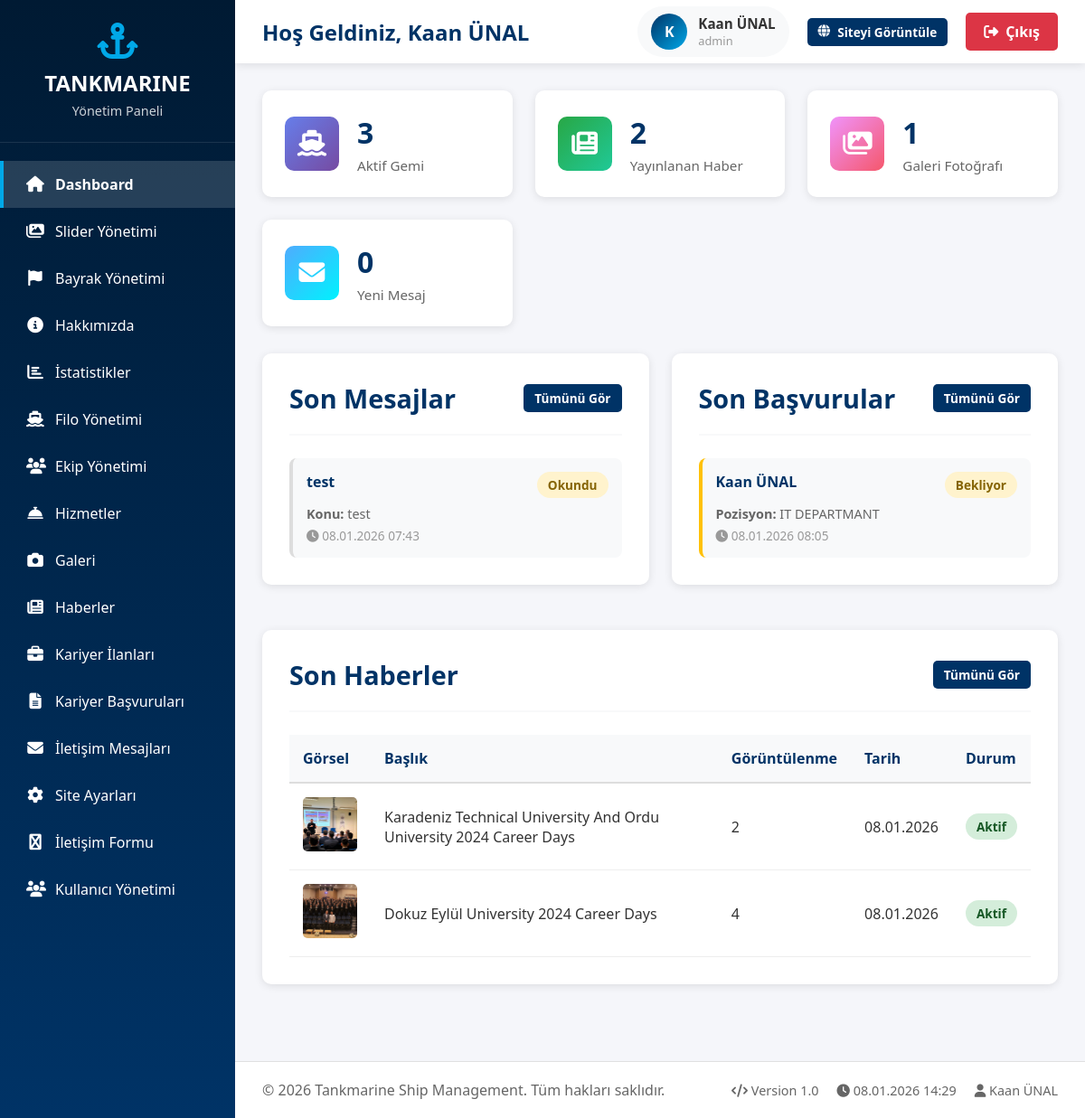
/admin/index.php (signed in), run on the app's committed database.
### tables this page shows
CREATE TABLE `contact_messages` (
  `id` int(11) NOT NULL,
  `name` varchar(255) DEFAULT NULL,
  `email` varchar(100) DEFAULT NULL,
  `phone` varchar(50) DEFAULT NULL,
  `subject` varchar(255) DEFAULT NULL,
  `message` text DEFAULT NULL,
  `status` varchar(50) DEFAULT 'new',
  `created_at` timestamp NOT NULL DEFAULT current_timestamp()
);

CREATE TABLE `career_applications` (
  `id` int(11) NOT NULL,
  `career_id` int(11) DEFAULT NULL,
  `name` varchar(255) DEFAULT NULL,
  `email` varchar(100) DEFAULT NULL,
  `phone` varchar(50) DEFAULT NULL,
  `cv_file` varchar(255) DEFAULT NULL,
  `cover_letter` text DEFAULT NULL,
  `status` varchar(50) DEFAULT 'pending',
  `created_at` timestamp NOT NULL DEFAULT current_timestamp()
);

CREATE TABLE `careers` (
  `id` int(11) NOT NULL,
  `title` varchar(255) DEFAULT NULL,
  `department` varchar(100) DEFAULT NULL,
  `location` varchar(100) DEFAULT NULL,
  `type` varchar(50) DEFAULT NULL,
  `description` text DEFAULT NULL,
  `requirements` text DEFAULT NULL,
  `active` tinyint(1) DEFAULT 1,
  `deadline` date DEFAULT NULL,
  `created_at` timestamp NOT NULL DEFAULT current_timestamp(),
  `updated_at` timestamp NOT NULL DEFAULT current_timestamp() ON UPDATE current_timestamp()
);

CREATE TABLE `news` (
  `id` int(11) NOT NULL,
  `title` varchar(255) DEFAULT NULL,
  `slug` varchar(255) DEFAULT NULL,
  `summary` text DEFAULT NULL,
  `content` text DEFAULT NULL,
  `image` varchar(255) DEFAULT NULL,
  `views` int(11) DEFAULT 0,
  `active` tinyint(1) DEFAULT 1,
  `created_at` timestamp NOT NULL DEFAULT current_timestamp(),
  `updated_at` timestamp NOT NULL DEFAULT current_timestamp() ON UPDATE current_timestamp()
);

### config.php (called while the page is built, shortened)
<?php
try {
    $pdo = new PDO(
        "mysql:host=" . DB_HOST . ";dbname=" . DB_NAME . ";charset=utf8mb4",
        DB_USER,
        DB_PASS,
        [
            PDO::ATTR_ERRMODE => PDO::ERRMODE_EXCEPTION,
            PDO::ATTR_DEFAULT_FETCH_MODE => PDO::FETCH_ASSOC,
            PDO::ATTR_EMULATE_PREPARES => false
        ]
    );
} catch(PDOException $e) {
    die("Veritabanı bağlantı hatası: " . $e->getMessage());
}
function isAdmin() {
    return isset($_SESSION['admin_id']);
}
function getAdmin() {
    global $pdo;
    $stmt = $pdo->prepare("SELECT * FROM admin_users WHERE id = ?");
    $stmt->execute([$_SESSION['admin_id']]);
    return $stmt->fetch();
}
?>

### admin/index.php (the view, shortened to what this page needs)
<?php
require_once 'header.php';
$fleet_count = $pdo->query("SELECT COUNT(*) FROM fleet WHERE active = 1")->fetchColumn();
$news_count = $pdo->query("SELECT COUNT(*) FROM news WHERE active = 1")->fetchColumn();
$gallery_count = $pdo->query("SELECT COUNT(*) FROM gallery WHERE active = 1")->fetchColumn();
$messages_count = $pdo->query("SELECT COUNT(*) FROM contact_messages WHERE status = 'new'")->fetchColumn();
$stmt = $pdo->query("SELECT * FROM contact_messages ORDER BY created_at DESC LIMIT 5");
$recent_messages = $stmt->fetchAll();
$stmt = $pdo->query("SELECT ca.*, c.title as career_title FROM career_applications ca
                     LEFT JOIN careers c ON ca.career_id = c.id
                     ORDER BY ca.created_at DESC LIMIT 5");
$recent_applications = $stmt->fetchAll();
$stmt = $pdo->query("SELECT * FROM news ORDER BY created_at DESC LIMIT 5");
$recent_news = $stmt->fetchAll();
?>
<div class="stats-grid">
    <div class="stat-card">
        <div class="stat-icon blue">
            <i class="fas fa-ship"></i>
        </div>
        <div class="stat-info">
            <h3><?php echo $fleet_count; ?></h3>
            <p>Aktif Gemi</p>
        </div>
    </div>
    <div class="stat-card">
        <div class="stat-icon green">
            <i class="fas fa-newspaper"></i>
        </div>
        <div class="stat-info">
            <h3><?php echo $news_count; ?></h3>
            <p>Yayınlanan Haber</p>
        </div>
    </div>
    <div class="stat-card">
        <div class="stat-icon orange">
            <i class="fas fa-images"></i>
        </div>
        <div class="stat-info">
            <h3><?php echo $gallery_count; ?></h3>
            <p>Galeri Fotoğrafı</p>
        </div>
    </div>
    <div class="stat-card">
        <div class="stat-icon purple">
            <i class="fas fa-envelope"></i>
        </div>
        <div class="stat-info">
            <h3><?php echo $messages_count; ?></h3>
            <p>Yeni Mesaj</p>
        </div>
    </div>
</div>
<div style="display: grid; grid-template-columns: 1fr 1fr; gap: 25px; margin-bottom: 25px;">
    <div class="content-card">
        <div class="content-header">
            <h2>Son Mesajlar</h2>
            <a href="messages.php" class="btn btn-primary btn-sm">
                Tümünü Gör
            </a>
        </div>
        <?php if(count($recent_messages) > 0): ?>
        <div style="display: flex; flex-direction: column; gap: 15px;">
            <?php foreach($recent_messages as $message): ?>
            <div style="padding: 15px; background: var(--light); border-radius: 8px; border-left: 4px solid <?php echo $message['status'] == 'new' ? 'var(--accent)' : '#ddd'; ?>;">
                <div style="display: flex; justify-content: space-between; margin-bottom: 8px;">
                    <strong style="color: var(--primary);"><?php echo htmlspecialchars($message['name']); ?></strong>
                    <span class="badge badge-<?php echo $message['status'] == 'new' ? 'success' : 'warning'; ?>">
                        <?php echo $message['status'] == 'new' ? 'Yeni' : 'Okundu'; ?>
                    </span>
                </div>
                <div style="font-size: 0.9rem; color: #666; margin-bottom: 5px;">
                    <strong>Konu:</strong> <?php echo htmlspecialchars($message['subject']); ?>
                </div>
                <div style="font-size: 0.85rem; color: #999;">
                    <i class="fas fa-clock"></i> <?php echo date('d.m.Y H:i', strtotime($message['created_at'])); ?>
                </div>
            </div>
            <?php endforeach; ?>
        </div>
        <?php else: ?>
        <p style="text-align: center; color: #999; padding: 20px;">Henüz mesaj yok</p>
        <?php endif; ?>
    </div>
    <div class="content-card">
        <div class="content-header">
            <h2>Son Başvurular</h2>
            <a href="applications.php" class="btn btn-primary btn-sm">
                Tümünü Gör
            </a>
        </div>
        <?php if(count($recent_applications) > 0): ?>
        <div style="display: flex; flex-direction: column; gap: 15px;">
            <?php foreach($recent_applications as $app): ?>
            <div style="padding: 15px; background: var(--light); border-radius: 8px; border-left: 4px solid <?php echo $app['status'] == 'pending' ? 'var(--warning)' : '#ddd'; ?>;">
                <div style="display: flex; justify-content: space-between; margin-bottom: 8px;">
                    <strong style="color: var(--primary);"><?php echo htmlspecialchars($app['name']); ?></strong>
                    <span class="badge badge-<?php echo $app['status'] == 'pending' ? 'warning' : 'success'; ?>">
                        <?php
                        $status_labels = [
                            'pending' => 'Bekliyor',
                            'reviewed' => 'İncelendi',
                            'accepted' => 'Kabul',
                            'rejected' => 'Red'
                        ];
                        echo $status_labels[$app['status']];
                        ?>
                    </span>
                </div>
                <div style="font-size: 0.9rem; color: #666; margin-bottom: 5px;">
                    <strong>Pozisyon:</strong> <?php echo htmlspecialchars($app['career_title']); ?>
                </div>
                <div style="font-size: 0.85rem; color: #999;">
                    <i class="fas fa-clock"></i> <?php echo date('d.m.Y H:i', strtotime($app['created_at'])); ?>
                </div>
            </div>
            <?php endforeach; ?>
        </div>
        <?php else: ?>
        <p style="text-align: center; color: #999; padding: 20px;">Henüz başvuru yok</p>
        <?php endif; ?>
    </div>
</div>
<div class="content-card">
    <div class="content-header">
        <h2>Son Haberler</h2>
        <a href="news.php" class="btn btn-primary btn-sm">
            Tümünü Gör
        </a>
    </div>
    <?php if(count($recent_news) > 0): ?>
    <table class="data-table">
        <thead>
            <tr>
                <th>Görsel</th>
                <th>Başlık</th>
                <th>Görüntülenme</th>
                <th>Tarih</th>
                <th>Durum</th>
            </tr>
        </thead>
        <tbody>
            <?php foreach($recent_news as $news): ?>
            <tr>
                <td>
                    <?php if($news['image']): ?>
                    <img src="<?php echo UPLOAD_URL . $news['image']; ?>" alt="">
                    <?php else: ?>
                    <div style="width: 60px; height: 60px; background: var(--light); border-radius: 5px; display: flex; align-items: center; justify-content: center;">
                        <i class="fas fa-newspaper" style="font-size: 1.5rem; color: #999;"></i>
                    </div>
                    <?php endif; ?>
                </td>
                <td><?php echo htmlspecialchars($news['title']); ?></td>
                <td><?php echo $news['views']; ?></td>
                <td><?php echo date('d.m.Y', strtotime($news['created_at'])); ?></td>
                <td>
                    <span class="badge badge-<?php echo $news['active'] ? 'success' : 'danger'; ?>">
                        <?php echo $news['active'] ? 'Aktif' : 'Pasif'; ?>
                    </span>
                </td>
            </tr>
            <?php endforeach; ?>
        </tbody>
    </table>
    <?php else: ?>
    <p style="text-align: center; color: #999; padding: 20px;">Henüz haber yok</p>
    <?php endif; ?>
</div>
<?php require_once 'footer.php'; ?>

### admin/header.php (shortened to what this page needs)
<?php
require_once '../config.php';
$admin = getAdmin();
$current_page = basename($_SERVER['PHP_SELF'], '.php');
?><!DOCTYPE html>
<html lang="tr">
<head>
    <link rel="stylesheet" href="https://cdnjs.cloudflare.com/ajax/libs/font-awesome/6.4.0/css/all.min.css">
</head>
<body>
    <div class="sidebar">
        <div class="sidebar-logo">
            <i class="fas fa-anchor"></i>
            <h1>TANKMARINE</h1>
            <p>Yönetim Paneli</p>
        </div>
        <nav class="sidebar-menu">
            <a href="index.php" class="menu-item <?php echo $current_page == 'index' ? 'active' : ''; ?>">
                <i class="fas fa-home"></i>
                <span>Dashboard</span>
            </a>
            <a href="sliders.php" class="menu-item <?php echo $current_page == 'sliders' ? 'active' : ''; ?>">
                <i class="fas fa-images"></i>
                <span>Slider Yönetimi</span>
            </a>
            <a href="flags.php" class="menu-item <?php echo $current_page == 'flags' ? 'active' : ''; ?>">
                <i class="fas fa-flag"></i>
                <span>Bayrak Yönetimi</span>
            </a>
            <a href="about.php" class="menu-item <?php echo $current_page == 'about' ? 'active' : ''; ?>">
                <i class="fas fa-info-circle"></i>
                <span>Hakkımızda</span>
            </a>
            <a href="statistics.php" class="menu-item <?php echo $current_page == 'statistics' ? 'active' : ''; ?>">
                <i class="fas fa-chart-bar"></i>
                <span>İstatistikler</span>
            </a>
            <a href="fleet.php" class="menu-item <?php echo $current_page == 'fleet' ? 'active' : ''; ?>">
                <i class="fas fa-ship"></i>
                <span>Filo Yönetimi</span>
            </a>
            <a href="team.php" class="menu-item <?php echo $current_page == 'team' ? 'active' : ''; ?>">
                <i class="fas fa-users"></i>
                <span>Ekip Yönetimi</span>
            </a>
            <a href="services.php" class="menu-item <?php echo $current_page == 'services' ? 'active' : ''; ?>">
                <i class="fas fa-concierge-bell"></i>
                <span>Hizmetler</span>
            </a>
            <a href="gallery.php" class="menu-item <?php echo $current_page == 'gallery' ? 'active' : ''; ?>">
                <i class="fas fa-camera"></i>
                <span>Galeri</span>
            </a>
            <a href="news.php" class="menu-item <?php echo $current_page == 'news' ? 'active' : ''; ?>">
                <i class="fas fa-newspaper"></i>
                <span>Haberler</span>
            </a>
            <a href="careers.php" class="menu-item <?php echo $current_page == 'careers' ? 'active' : ''; ?>">
                <i class="fas fa-briefcase"></i>
                <span>Kariyer İlanları</span>
            </a>
            <a href="applications.php" class="menu-item <?php echo $current_page == 'applications' ? 'active' : ''; ?>">
                <i class="fas fa-file-alt"></i>
                <span>Kariyer Başvuruları</span>
            </a>
            <a href="messages.php" class="menu-item <?php echo $current_page == 'messages' ? 'active' : ''; ?>">
                <i class="fas fa-envelope"></i>
                <span>İletişim Mesajları</span>
            </a>
            <a href="settings.php" class="menu-item <?php echo $current_page == 'settings' ? 'active' : ''; ?>">
                <i class="fas fa-cog"></i>
                <span>Site Ayarları</span>
            </a>
            <a href="contact-fields.php" class="menu-item <?php echo $current_page == 'contact-fields' ? 'active' : ''; ?>">
                <i class="fas fa-wpforms"></i>
                <span>İletişim Formu</span>
                            <a href="users.php" class="menu-item <?php echo $current_page == 'admin_users   ' ? 'active' : ''; ?>">
                <i class="fas fa-users"></i>
                <span>Kullanıcı Yönetimi</span>
            </a>
            </a>
        </nav>
    </div>
    <div class="top-header">
        <div class="header-left">
            <h2>Hoş Geldiniz, <?php echo htmlspecialchars($admin['full_name']); ?></h2>
        </div>
        <div class="header-right">
            <div class="user-info">
                <div class="user-avatar">
                    <?php echo strtoupper(substr($admin['full_name'], 0, 1)); ?>
                </div>
                <div>
                    <div style="font-weight: 600; font-size: 0.95rem;">
                        <?php echo htmlspecialchars($admin['full_name']); ?>
                    </div>
                    <div style="font-size: 0.8rem; color: #999;">
                        <?php echo htmlspecialchars($admin['role']); ?>
                    </div>
                </div>
            </div>
            <a href="<?php echo SITE_URL; ?>" target="_blank" class="btn btn-primary btn-sm">
                <i class="fas fa-globe"></i> Siteyi Görüntüle
            </a>
            <a href="logout.php" class="logout-btn">
                <i class="fas fa-sign-out-alt"></i> Çıkış
            </a>
        </div>
    </div>
    <div class="main-content">

### admin/footer.php (shortened to what this page needs)
</div>
    <footer style="margin-left: var(--sidebar-width); padding: 20px 30px; background: white; border-top: 1px solid #e0e0e0; margin-top: 30px;">
        <div style="display: flex; justify-content: space-between; align-items: center; color: #666;">
            <div>
                &copy; <?php echo date('Y'); ?> Tankmarine Ship Management. Tüm hakları saklıdır.
            </div>
            <div style="display: flex; gap: 20px; font-size: 0.9rem;">
                <span><i class="fas fa-code"></i> Version 1.0</span>
                <span><i class="fas fa-clock"></i> <?php echo date('d.m.Y H:i'); ?></span>
                <span><i class="fas fa-user"></i> <?php echo htmlspecialchars($admin['username']); ?></span>
            </div>
        </div>
    </footer>
</body>
</html>

### data on the page
contact_messages: name "test", status "Okundu", subject "test", created_at "08.01.2026 07:43"
career_applications: name "Kaan ÜNAL", status "Bekliyor", career.title "IT DEPARTMANT", created_at "08.01.2026 08:05"
news: image (picture), title "Karadeniz Technical University And Ordu University 2024 Career Days", views "2", created_at "08.01.2026", active "Aktif"
news: image (picture), title "Dokuz Eylül University 2024 Career Days", views "4", created_at "08.01.2026", active "Aktif"

### other printed values
$admin['full_name'] "Kaan ÜNAL"
substr($admin['full_name'], 0, 1) "K"
$admin['role'] "admin"
$fleet_count "3"
$news_count "2"
$gallery_count "1"
$messages_count "0"
$admin['username'] "Kaan ÜNAL"
